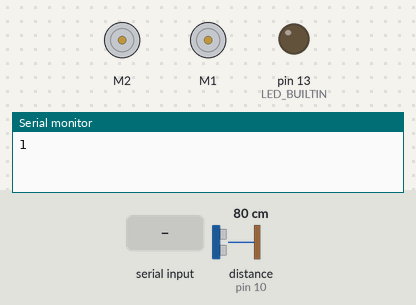
The sketch below on a simulated Arduino Uno, built with avr-gcc and run on an emulated ATmega328P. On the bench: 2 × DC motor (green arrow = forward, orange = backward, longer = faster), output pins drawn as LEDs (lit = HIGH), the last lines printed to the serial monitor. The inputs (shaded band) are chosen by the test bench; at power-on: distance to the obstacle (sensor on pin 10) 80 cm. The echo pulse lasts 58.3 µs per cm; pins used as bus, display or sensor lines are not drawn.

Above: at 1.2 s.
1.3 s: "S" received over Serial
At 1.8 s:
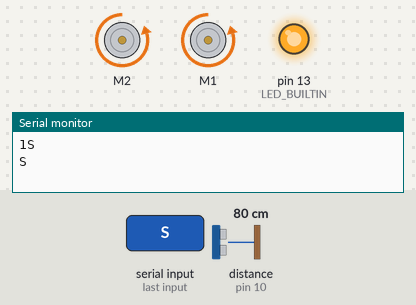
2.8 s: "B" received over Serial
At 3.9 s:
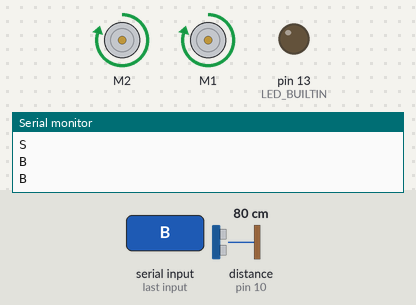
4.3 s: "L" received over Serial
At 5.1 s:
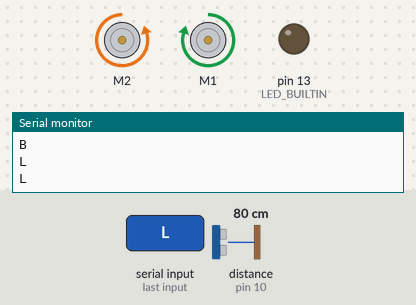
7.3 s: "R" received over Serial
At 8.5 s:
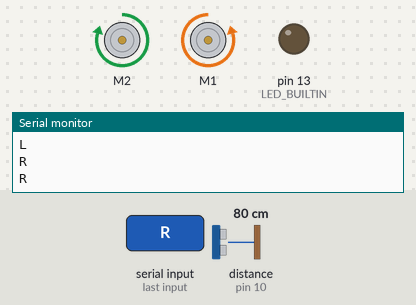
Timing chart, 0 to 10.3 s (numbered marks = the images above; inputs shaded):
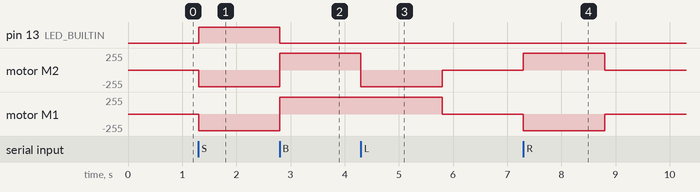

Measured:
- after the input at 1.3 s, pin 13 (LED_BUILTIN): LOW → HIGH at once; motor M2, motor M1: stopped → backward 250/255 at once
- after the input at 2.8 s, pin 13 (LED_BUILTIN): HIGH → LOW at once; motor M2, motor M1: backward 250/255 → forward 250/255 at once
- after the input at 4.3 s, motor M2: forward 250/255 → backward 250/255 at once, → stopped 1.5 s later; motor M1: forward 250/255 → stopped after 1.5 s
- after the input at 7.3 s, motor M2: stopped → forward 250/255 at once, → stopped 1.5 s later; motor M1: stopped → backward 250/255 at once, → stopped 1.5 s later

The sketch:

arduinofinal.ino
```cpp
#include <AFMotor.h>


#define trigPin 9 // define the pins of your sensor
#define echoPin 10

AF_DCMotor motor1(2);
AF_DCMotor motor2(1);
char k='A';
void setup() {

  pinMode(LED_BUILTIN, OUTPUT);
  motor1.setSpeed(250);
  motor2.setSpeed(250);
  pinMode(trigPin, OUTPUT);// set the trig pin to output (Send sound waves)
  pinMode(echoPin, INPUT);// set the echo pin to input (recieve sound waves)
  Serial.begin(9600);
   Serial.write('1');

}
int i=0;
// the loop function runs over and over again forever
void loop() {
  long duration, distance;
  k='A';
  if(Serial.available()>0) {
         k=Serial.read();
        Serial.println(k);
  }

        if(k=='S') {
           // start the scan
  digitalWrite(trigPin, LOW);
  delayMicroseconds(2); // delays are required for a succesful sensor operation.
  digitalWrite(trigPin, HIGH);


  delayMicroseconds(10); //this delay is required as well!
  digitalWrite(trigPin, LOW);
  duration = pulseIn(echoPin, HIGH);
  distance = (duration/2) / 29.1;

          if(distance>20)
          {
          Serial.println(k);
         digitalWrite(LED_BUILTIN, HIGH);
         motor1.run(BACKWARD);
         motor2.run(BACKWARD);
          }
          else
          {
            motor1.run(RELEASE);
            motor2.run(RELEASE);

          }
        }
        else if(k=='B'){

          Serial.println(k);
            digitalWrite(LED_BUILTIN, LOW);
            motor1.run(FORWARD);
            motor2.run(FORWARD);
                    }

                 else if(k=='L'){

          Serial.println(k);
            digitalWrite(LED_BUILTIN, LOW);

            motor2.run(FORWARD);
            motor1.run(BACKWARD);
            delay(1500);
            motor2.run(RELEASE);
            motor1.run(RELEASE);
            delay(1000);


                    }
              else if(k=='R'){

          Serial.println(k);
            digitalWrite(LED_BUILTIN, LOW);
            motor2.run(BACKWARD);
            motor1.run(FORWARD);
            delay(1500);
            motor2.run(RELEASE);
            motor1.run(RELEASE);
            delay(1000);

                    }
              else if(k=='T'){

          Serial.println(k);
            digitalWrite(LED_BUILTIN, LOW);
            motor1.run(RELEASE);
            motor2.run(RELEASE);
                    }


                   // wait for a second
}
```
